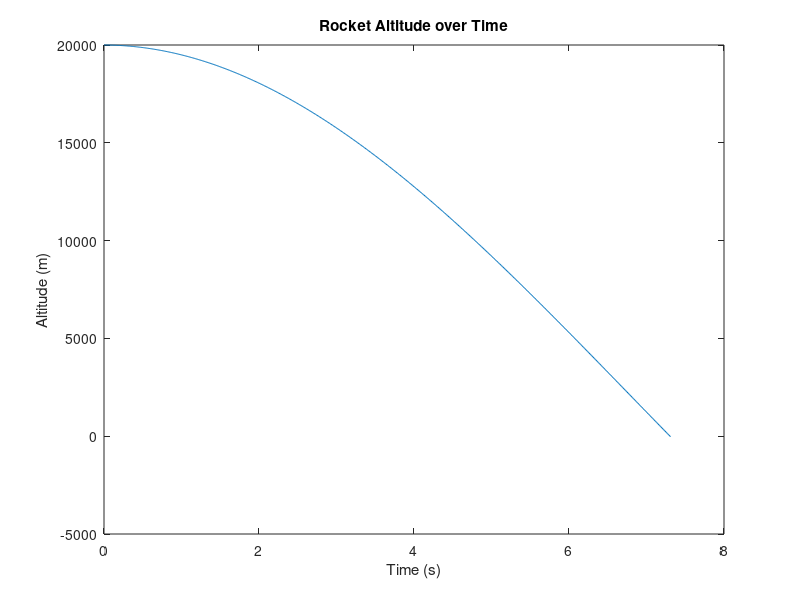

Reproduce this figure in MATLAB.
clc
clear all
% Lunar Rocket Soft Landing PD Controller with Plotting

% Constants and Initial Conditions
g = 1.62;           % Acceleration due to gravity on the lunar surface (m/s^2)
m = 2000;           % Mass of the rocket (kg)
k_p = 100;          % Proportional Gain
k_d = 50;           % Derivative Gain
x_des = 100;        % Desired landing location (m)
v_des = 0;          % Desired landing velocity (m/s)
x = 20000;            % Initial altitude (m)
v = -10;           % Initial velocity (m/s)
t = 0;              % Initial time (s)
dt = 0.01;          % Time step (s)

% Initialize arrays for plotting
time = [t];
altitude = [x];
velocity = [v];

% PD Controller Loop
while x > 0
    % Calculate error and control input
    e = x_des - x;
    ed = v_des - v;
    u = k_p*e + k_d*ed;
    
    % Apply control input and update state
    a = g + u/m;
    v = v + a*dt;
    x = x + v*dt;
    t = t + dt;
    
    % Append state to plotting arrays
    time = [time, t];
    altitude = [altitude, x];
    velocity = [velocity, v];
end

% Display final landing results
fprintf('\nLanding complete at t=%.2f s\n', t);
%fprintf('Landing location: %.2f m\n', x);
%fprintf('Landing velocity: %.2f m/s\n', v);

% Plot altitude and velocity over time
%figure;
%subplot(2,1,1);
plot(time, altitude);
xlabel('Time (s)');
ylabel('Altitude (m)');
title('Rocket Altitude over Time');

% subplot(2,1,2);
% plot(time, velocity);
% xlabel('Time (s)');
% ylabel('Velocity (m/s)');
% title('Rocket Velocity over Time');
